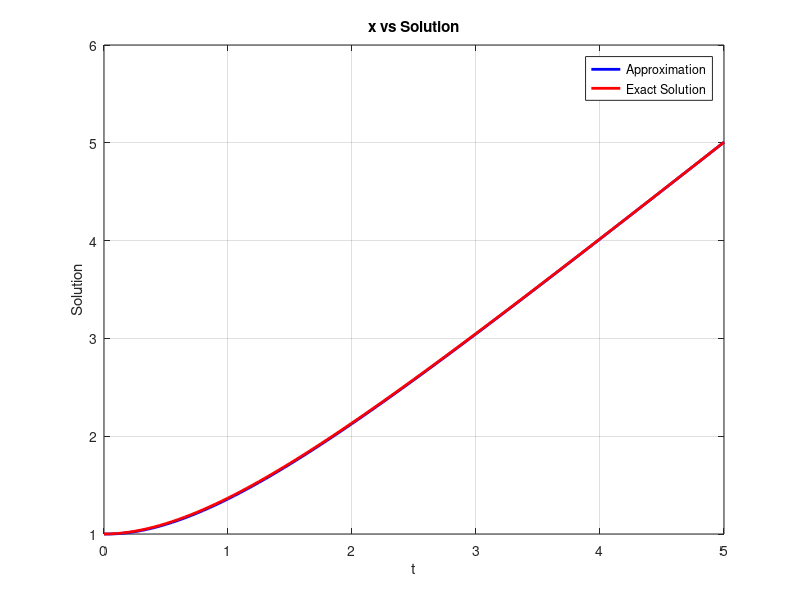
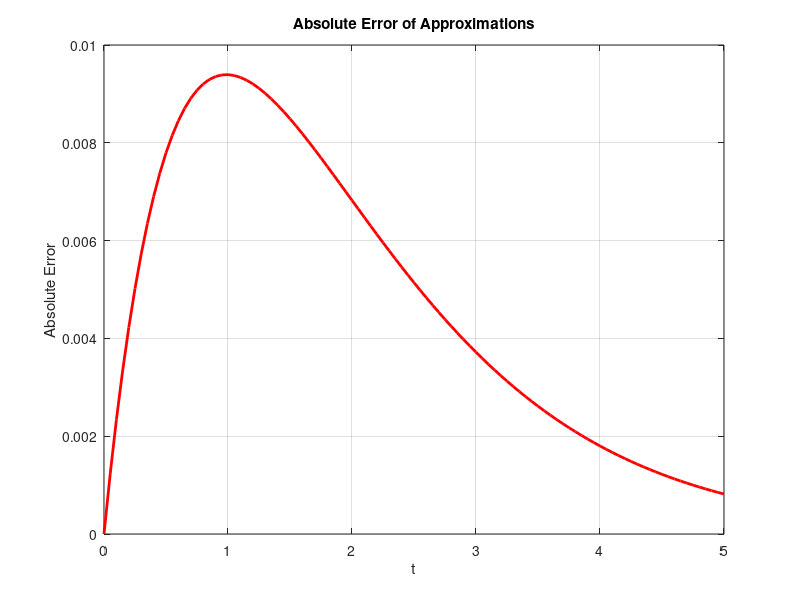
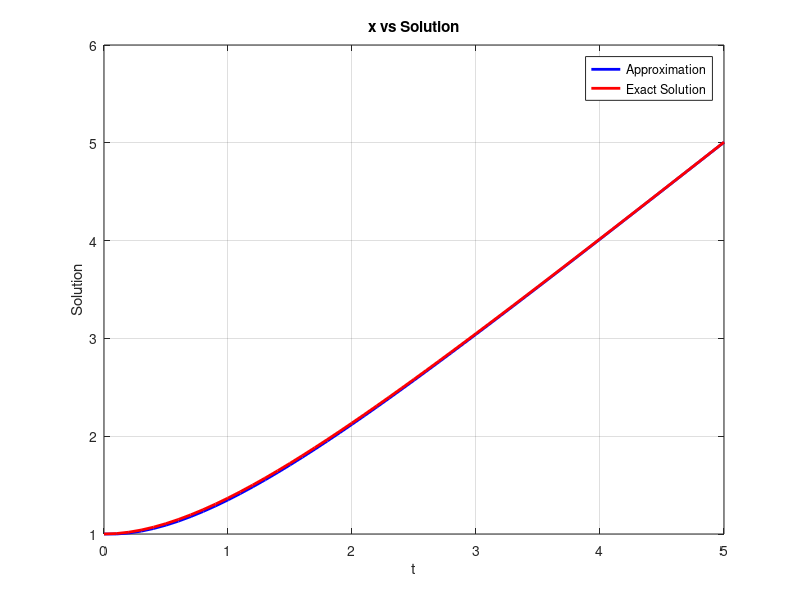
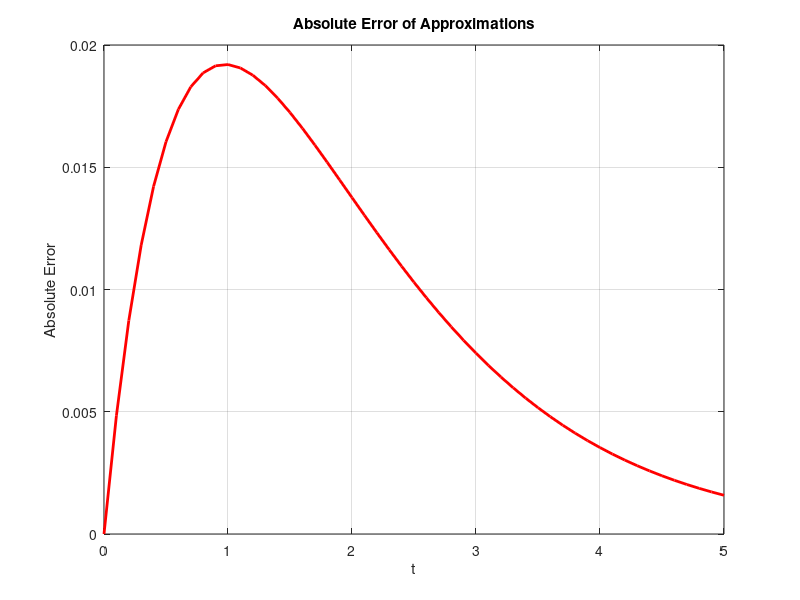

The MATLAB script that drew these images, in order:
f = @(y,t) -y+t+1;


actualsol= @(t) t+exp(-t);


for K=[0.05,0.1,0.2]


    h = K;
    t = 0:h:5;
    
    
    y = zeros(size(t));
    
    
    y(1)=1;
    
    for i = 1:length(t)-1
        y(i + 1) = y(i) + h * f(y(i), t(i));
    end
    
    
    
    
    % Evaluate exact solution function handles at points defined by ta, tb, tc
    y_exact_values = actualsol(t);
    
    
    
    % Calculate absolute errors
    error = abs(y_exact_values - y);
     figure;
    plot(t, y, 'b-', 'LineWidth', 2, 'DisplayName', 'Approximation');
    hold on;
    plot(t, y_exact_values, 'r-', 'LineWidth', 2, 'DisplayName', 'Exact Solution');
    xlabel('t');
    ylabel('Solution');
    title('x vs Solution');
    grid on;
    legend('Location', 'best');
     figure;
        plot(t, error, 'r', 'LineWidth', 2);
        xlabel('t');
        ylabel('Absolute Error');
        title('Absolute Error of Approximations');
        grid on; 
     
end
ordera=zeros(1,9);
ordermax=zeros(1,9);
for N=1:9

    h = 5/2^N;
    t = 0:h:5;
    
    
    y = zeros(size(t));
    
    
    y(1)=1;
    
    for i = 1:length(t)-1
    
        y(i + 1) = y(i) + h * f(y(i), t(i));
    end
    

    
    
    % Evaluate exact solution function handles at points defined by ta, tb, tc
    y_exact_values = actualsol(t);
    
    
    
    % Calculate absolute errors
    error = abs(y_exact_values - y);
    ordera(N)=error(end);
    ordermax(N)=max(error);


end
N = [2, 4, 8, 16, 32, 64, 128,256];

% Calculate the ratio between successive elements in ordera, orderb, and orderc
ratio_a = ordera(2:end) ./ ordera(1:end-1);



% Take the logarithm base 2 of the ratios
log2_ratio_a = -(log2(ratio_a));

fprintf('N \t E(N) \t Order\n');
for j=1:8
    fprintf('%d \t %.4f \t %.4f\n',2^j,ordera(j),log2_ratio_a(j));
end
% Convert symbolic expressions to function handles


% Plot
figure;
plot(N, log2_ratio_a, 'r-', 'LineWidth', 2);
xlabel('N');
ylabel('Order');
title('N vs Order');
grid on;

% Plot
figure;
loglog(N(1:8), abs(ordermax(1:8)));
xlabel('N');
ylabel('Abs Error');
title('loglog plot of N vs Abs Error');
grid on;


